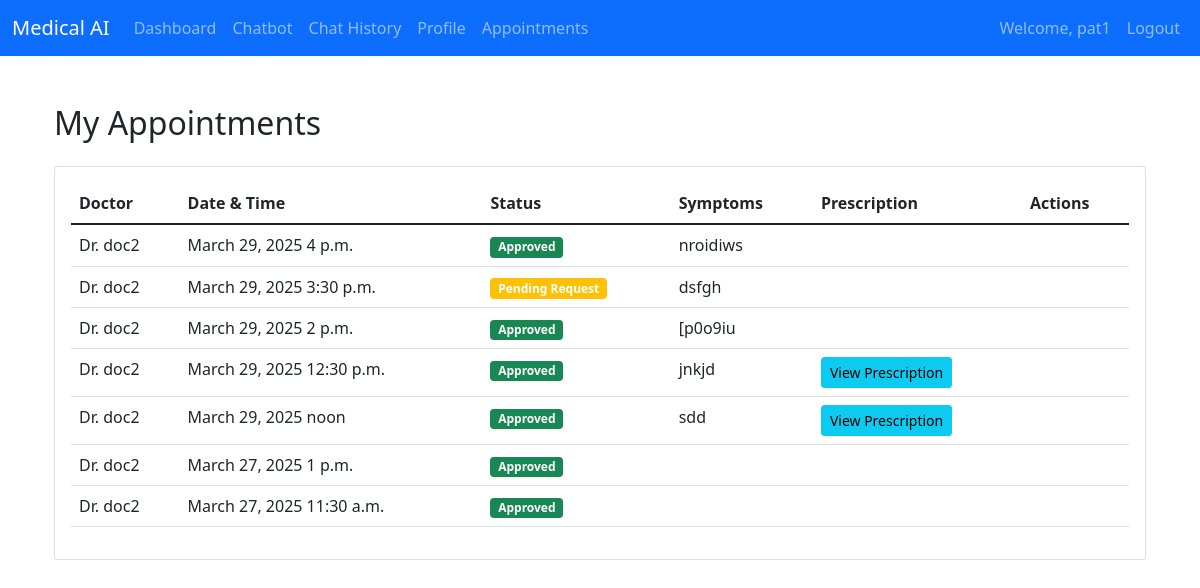
The page /patient/view_appointments/ (signed in) on the database its author committed.
### authentication/models.py (models this page shows, shortened)
class CustomUser(AbstractUser):
    ROLE_CHOICES = [
        ('doctor', 'Doctor'),
        ('patient', 'Patient'),
        ('medical_store', 'Medical Store'),
    ]
    role = models.CharField(max_length=20, choices=ROLE_CHOICES)
    phone_number = models.CharField(max_length=15, blank=True, null=True)
    address = models.TextField(blank=True, null=True)
    profile_completed = models.BooleanField(default=False)  # New field

### doctors/models.py (models this page shows, shortened)
class Appointment(models.Model):
    STATUS_CHOICES = [
        ('pending', 'Pending Request'),
        ('approved', 'Approved'),
        ('rejected', 'Rejected'),
        ('cancelled', 'Cancelled'),
        ('completed', 'Completed')
    ]
    patient = models.ForeignKey('patients.Patient', on_delete=models.CASCADE)
    doctor = models.ForeignKey(Doctor, on_delete=models.CASCADE)
    appointment_date = models.DateField()
    appointment_time = models.TimeField()
    symptoms = models.TextField()
    message = models.TextField(blank=True)
    status = models.CharField(max_length=20, choices=STATUS_CHOICES, default='pending')
    created_at = models.DateTimeField(auto_now_add=True)
    updated_at = models.DateTimeField(auto_now=True)
    reason_for_rejection = models.TextField(blank=True, null=True)
    class Meta:
        ordering = ['-created_at']

class Doctor(models.Model):
    WORKING_DAYS_CHOICES = [
        ('custom', 'Custom Days'),
        ('mon-fri', 'Monday to Friday'),
        ('mon-sat', 'Monday to Saturday'),
        ('tue-sun', 'Tuesday to Sunday'),
        ('mon-sun', 'Monday to Sunday'),
        ('alternate', 'Alternate Days'),
    ]
    user = models.OneToOneField(CustomUser, on_delete=models.CASCADE, related_name='doctor')
    full_name = models.CharField(max_length=100)
    specialization = models.ForeignKey(Specialization, on_delete=models.SET_NULL, null=True, related_name='doctors')
    qualification = models.CharField(max_length=200, null=True, blank=True)
    experience = models.IntegerField(validators=[MinValueValidator(0)], null=True, blank=True)
    fee = models.DecimalField(max_digits=10, decimal_places=2, validators=[MinValueValidator(0)], null=True, blank=True)
    total_reviews = models.IntegerField(default=0)
    address = models.TextField(null=True, blank=True)
    start_time = models.TimeField(default='10:00')
    end_time = models.TimeField(default='18:00')
    working_days = models.CharField(
        max_length=20,
        choices=WORKING_DAYS_CHOICES,
        default='mon-fri'
    )
    contact_number = models.CharField(max_length=20, null=True, blank=True)
    email = models.EmailField(null=True, blank=True)
    is_available = models.BooleanField(default=True)
    availability_notes = models.TextField(blank=True)
    city = models.CharField(max_length=100, null=True, blank=True)
    state = models.CharField(max_length=100, null=True, blank=True)
    pincode = models.CharField(max_length=10, null=True, blank=True)
    medical_license_number = models.CharField(max_length=50, unique=True, null=True, blank=True)
    registration_date = models.DateField(null=True, blank=True)
    is_profile_complete = models.BooleanField(default=False)
    is_verified = models.BooleanField(default=False)
    created_at = models.DateTimeField(auto_now_add=True)
    updated_at = models.DateTimeField(auto_now=True)
    class Meta:
        ordering = ['-created_at']
        verbose_name = 'Doctor'
        verbose_name_plural = 'Doctors'

### patients/views.py (the view)
# urls.py: path('view_appointments/', views.view_appointments, name='view_appointments'),
@login_required
def view_appointments(request):
    try:
        patient = request.user.patient
        appointments = Appointment.objects.filter(
            patient=patient
        ).order_by('-appointment_date', '-appointment_time')
        return render(request, 'patients/view_appointments.html', {
            'appointments': appointments
        })
    except Patient.DoesNotExist:
        messages.error(request, 'Patient profile not found')
        return redirect('patients:patient_profile_setup')

### patients/templates/patients/view_appointments.html (shortened to what this page needs)
{% extends 'base.html' %}
{% block content %}
<div class="container mt-5">
    <div class="row justify-content-center">
        <div class="col-md-12">
            <h2>My Appointments</h2>
            <div class="card mt-4">
                <div class="card-body">
                    {% if appointments %}
                    <div class="table-responsive">
                        <table class="table table-hover">
                            <thead>
                                <tr>
                                    <th>Doctor</th>
                                    <th>Date & Time</th>
                                    <th>Status</th>
                                    <th>Symptoms</th>
                                    <th>Prescription</th>
                                    <th>Actions</th>
                                </tr>
                            </thead>
                            <tbody>
                                {% for appointment in appointments %}
                                <tr>
                                    <td>Dr. {{ appointment.doctor.full_name }}</td>
                                    <td>{{ appointment.appointment_date }} {{ appointment.appointment_time }}</td>
                                    <td>
                                        <span class="badge {% if appointment.status == 'pending' %}bg-warning{% elif appointment.status == 'approved' %}bg-success{% elif appointment.status == 'rejected' %}bg-danger{% elif appointment.status == 'cancelled' %}bg-secondary{% elif appointment.status == 'completed' %}bg-success{% else %}bg-info{% endif %}">
                                            {{ appointment.get_status_display }}
                                        </span>
                                    </td>
                                    <td>{{ appointment.symptoms }}</td>
                                    <td>
                                        {% if appointment.prescription %}
                                        <a href="{% url 'patients:view_prescription' appointment.prescription.id %}" class="btn btn-sm btn-info">
                                            View Prescription
                                        </a>
                                        {% endif %}
                                    </td>
                                    <td>
                                    </td>
                                </tr>
                                {% endfor %}
                            </tbody>
                        </table>
                    </div>
                    {% else %}
                    <p class="text-center">No appointments found.</p>
                    {% endif %}
                </div>
            </div>
        </div>
    </div>
</div>
{% endblock %}

### templates/base.html (shortened to what this page needs)
<!DOCTYPE html>
<html lang="en">
<head>
    <link href="https://cdn.jsdelivr.net/npm/bootstrap@5.1.3/dist/css/bootstrap.min.css" rel="stylesheet">
    <link href="https://cdnjs.cloudflare.com/ajax/libs/font-awesome/6.0.0/css/all.min.css" rel="stylesheet">
</head>
<body>
    <nav class="navbar navbar-expand-lg navbar-dark bg-primary">
        <div class="container-fluid">
            <a class="navbar-brand" href="#">Medical AI</a>
            <div class="collapse navbar-collapse" id="navbarNav">
                <ul class="navbar-nav me-auto">
                    {% if user.is_authenticated %}
                    {% if user.role == 'patient' %}
                    <li class="nav-item">
                        <a class="nav-link" href="{% url 'patients:dashboard' %}">Dashboard</a>
                    </li>
                    <li class="nav-item">
                        <a class="nav-link" href="{% url 'chatbot:chat' %}">Chatbot</a>
                    </li>
                    <li class="nav-item">
                        <a class="nav-link" href="{% url 'chatbot:chat_history' %}">Chat History</a>
                    </li>
                    <li class="nav-item">
                        <a class="nav-link" href="{% url 'patients:patient_profile' %}">Profile</a>
                    </li>
                    <li class="nav-item">
                        <a class="nav-link" href="{% url 'patients:view_appointments' %}">Appointments</a>
                    </li>
                    {% elif user.role == 'medical_store' %}
                    <li class="nav-item">
                        <a class="nav-link" href="{% url 'medical_store:dashboard' %}">Dashboard</a>
                    </li>
                    {% endif %}
                    {% endif %}
                </ul>
                <ul class="navbar-nav">
                    {% if user.is_authenticated %}
                    <li class="nav-item">
                        <span class="nav-link">Welcome, {{ user.username }}</span>
                    </li>
                    <li class="nav-item">
                        <a class="nav-link" href="{% url 'logout' %}">Logout</a>
                    </li>
                    {% endif %}
                </ul>
            </div>
        </div>
    </nav>
    <main class="container mt-4">
        {% block content %}{% endblock %}
    </main>
</body>
</html>

### rows shown on the page
CustomUser: username "pat1"
Appointment: doctor.full_name "doc2", appointment_date "March 29, 2025", appointment_time "4 p.m.", status "Approved", symptoms "nroidiws"
Appointment: doctor.full_name "doc2", appointment_date "March 29, 2025", appointment_time "3:30 p.m.", status "Pending Request", symptoms "dsfgh"
Appointment: doctor.full_name "doc2", appointment_date "March 29, 2025", appointment_time "2 p.m.", status "Approved", symptoms "[p0o9iu"
Appointment: doctor.full_name "doc2", appointment_date "March 29, 2025", appointment_time "12:30 p.m.", status "Approved", symptoms "jnkjd", shows "View Prescription"
Appointment: doctor.full_name "doc2", appointment_date "March 29, 2025", appointment_time "noon", status "Approved", symptoms "sdd", shows "View Prescription"
Appointment: doctor.full_name "doc2", appointment_date "March 27, 2025", appointment_time "1 p.m.", status "Approved"
Appointment: doctor.full_name "doc2", appointment_date "March 27, 2025", appointment_time "11:30 a.m.", status "Approved"
